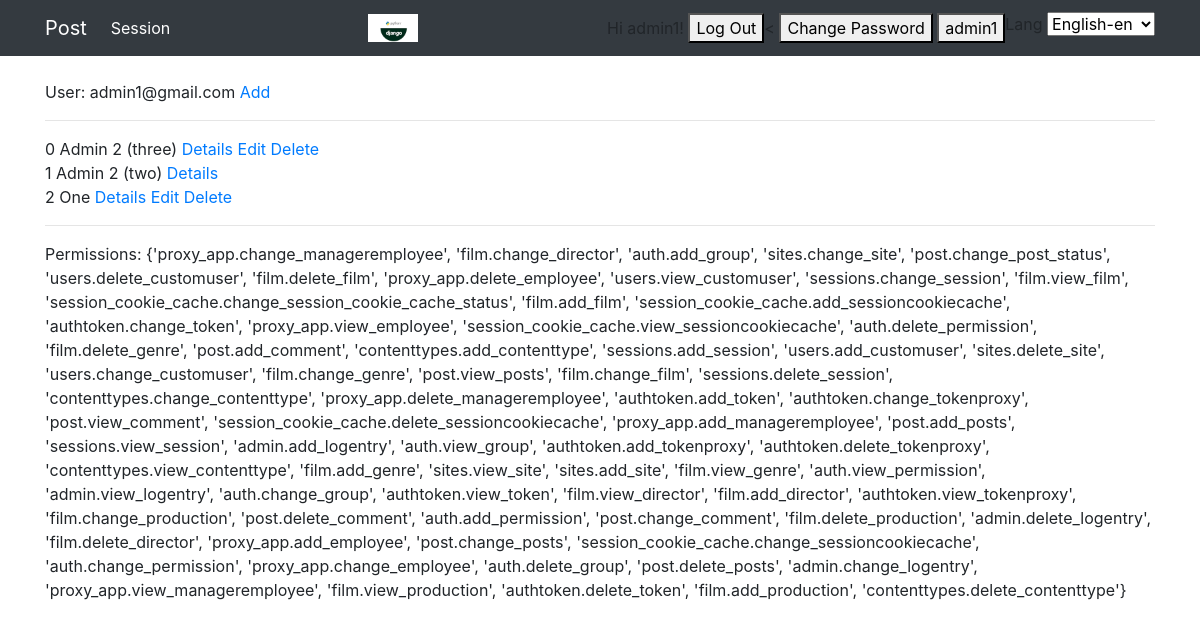
The page /en/post/list/ (signed in) on the database its author committed.
### users/models.py (models this page shows, shortened)
class CustomUser(AbstractBaseUser, PermissionsMixin):
    email = models.EmailField(_('Email'), unique=True)
    username = models.CharField(max_length=150, unique=True)
    name = models.CharField(null=True, blank=True, max_length=255)
    address = models.TextField(null=True, blank=True)
    phone = models.BigIntegerField(null=True, blank=True)
    is_admin = models.BooleanField(default=False)
    is_active = models.BooleanField(default=True)
    is_staff = models.BooleanField(default=False)
    is_superuser = models.BooleanField(default=False)
    last_login = models.DateTimeField(_('last login'), blank=True, null=True)
    date_joined = models.DateTimeField(_('date joined'), default=timezone.now)
    objects = CustomUserManager()
    USERNAME_FIELD = 'email'
    REQUIRED_FIELDS = ['username']

### post/models.py (models this page shows, shortened)
class Posts(Common):
    user = models.ForeignKey(User, on_delete=models.RESTRICT, related_name='post', related_query_name='pq')
    name = models.CharField(max_length=30)
    email = models.EmailField(max_length=254)
    message = models.CharField(max_length=2000)
    test_count = models.IntegerField(null=True, blank=True)
    phone = models.CharField(max_length=2000, blank=True, null=True)
    photo = models.ImageField(upload_to=file_upload, blank=True, null=True)
    likes = models.ManyToManyField(User, related_name='like_post')
    dislikes = models.ManyToManyField(User, related_name='dislike_post')
    views = models.ManyToManyField(User, related_name='view_post')
    created_by = models.ForeignKey(User, on_delete=models.CASCADE, related_name='created_post', null=True)
    updated_by = models.ForeignKey(User, on_delete=models.CASCADE, related_name='updated_post', null=True)
    obj = models.Manager()
    custom = CustomManager()
    class Meta:
        permissions = [
            ("change_post_status", "Can change the status of posts")
        ]
        ordering = ('-id', )
        verbose_name_plural = "Posts"
    def get_absolute_url(self):
        return reverse('post:details', kwargs={'id': self.id})
    def get_update_url(self):
        return reverse('post:update', kwargs={'id': self.id})
    def get_delete_url(self):
        return reverse('post:delete', kwargs={'id': self.id})

### post/views.py (the view)
# urls.py: path('list/', PostListView.as_view(), name='list'),
class PostListView(PermissionRequiredMixin, ListView):
    permission_required = 'post.view_posts'
    raise_exception = False
    permission_denied_message = 'Permissin not set yet!'
    model = Posts
    template_name = "post/list.html"
    context_object_name = 'posts'
    queryset = None
    paginate_by = 5
    ordering = ['-id']
    def get_queryset(self):
        Posts.obj.filter(user=self.request.user, is_active=True)
        return Posts.obj.filter(is_active=True)
    def get_context_data(self, **kwargs):
        from django.apps import apps as djagno_apps
        print(djagno_apps.get_app_configs())
        print(djagno_apps.get_app_config('post'))
        print(djagno_apps.get_model('post', 'posts', require_ready=True))
        print(djagno_apps.ready)
        print(djagno_apps.is_installed('posts'))
        data = super().get_context_data(**kwargs)
        data['page_title'] = 'List'
        return data

### post/templates/post/list.html (shortened to what this page needs)
{% extends 'base.html' %}
{% load i18n %}
{% block content %}
    User: {{user.get_username}}
    {% if perms.post.add_posts %}
        <a href="{% url 'post:add' %}">{% trans "Add" %}</a> <br>
        {% endif %}
    <hr>
    {% for details in posts %}
        {{forloop.counter0}} {{details.name|capfirst}}
            {% if perms.post.view_posts %}
                <a href="{{ details.get_absolute_url }}">{% trans "Details" %}</a>
                {% endif %}
            {% if perms.post.change_posts and request.user.id == details.user_id %}
                <a href="{{ details.get_update_url }}">{% trans "Edit" %}</a>
                {% endif %}
            {% if perms.post.delete_posts and request.user.id == details.user_id %}
                <a href="{{ details.get_delete_url }}">{% trans "Delete" %}</a>
                {% endif %}
            <br>
    {% empty %}
        {% trans "Sorry, no athletes in this list." %}
    {% endfor %}
    <hr>
    {% trans "Permissions" %}: {% if perms.post %} {{ perms.post }} {% else %} 'No permission set' {% endif %}<br>
{% endblock %}

### templates/base.html (shortened to what this page needs)
{% load static %}
{% load i18n %}
<!DOCTYPE html>
<html lang="en">
<head>
    {% block css %}
    <link rel="stylesheet" href="https://stackpath.bootstrapcdn.com/bootstrap/4.3.1/css/bootstrap.min.css">
    {% endblock %}
</head>
<body>
    <nav class="navbar navbar-expand-lg navbar-dark bg-dark">
        <div class="container">
            {% if perms.post %}
            <a class="navbar-brand" href="{% url 'post:list' %}">Post</a>
            {% endif %}
            {% if perms.session_cookie_cache %}
            <div class="collapse navbar-collapse">
                <ul class="navbar-nav mr-auto">
                    <li class="nav-item active">
                        <a class="nav-link" href="{% url 'session_cookie_cache:list' %}">Session</a>
                    </li>
                </ul>
            </div>
            {% endif %}
            <div class="collapse navbar-collapse">
                  <img style="width: 50px;" src="{% static 'images/django.png' %}" alt="Django">
            </div>
            <div>
                {% if user.is_authenticated %}
                    Hi {{ user.username }}!
                    <a href="{% url 'users:logout' %}"><button>Log Out</button></a><
                    <a href="{% url 'users:password_change' %}"><button>Change Password</button></a>
                    <a href="{% url 'users:profile' %}"><button>{{user.username}}</button></a>
                {% else %}
                <a href="{% url 'users:signup' %}"><button>Sign Up</button></a>
                <a href="{% url 'users:login' %}"><button>Login</button></a>
                <a href="{% url 'users:password_reset' %}"><button>Reset Password</button></a>
                {% endif %}
            </div>
            {% get_available_languages as languages %}
            <label for="">Lang
                <select id="language">
                    {% for lang_code, lang_name in languages %}
                    {% language lang_code %}
                    <option>
                        <a href="{{lang_code}}">{{ lang_name }}-{{lang_code}}</a>
                    </option>
                    {% endlanguage %}
                    {% endfor %}
                </select>
            </label>
        </div>
    </nav>
    <div class="container mt-4">
        {% block content %}
        {% endblock %}
    </div>
    {% block js %}
    </body>
    {% endblock %}

### rows shown on the page
CustomUser: username "admin1", get_username "admin1@gmail.com", post "{'proxy_app.change_manageremployee', 'film.change_director', 'auth.add_group', 'sites.change_site', 'post.change_post_status', 'users.delete_customuser', 'film.delete_film', 'proxy_app.delete_employee', 'users.view_customuser', 'sessions.change_session', 'film.view_film', 'session_cookie_cache.change_session_cookie_cache_status', 'film.add_film', 'session_cookie_cache.add_sessioncookiecache', 'authtoken.change_token', 'proxy_app.view_employee', 'session_cookie_cache.view_sessioncookiecache', 'auth.delete_permission', 'film.delete_genre', 'post.add_comment', 'contenttypes.add_contenttype', 'sessions.add_session', 'users.add_customuser', 'sites.delete_site', 'users.change_customuser',…"
Posts: name "Admin 2 (three)"
Posts: name "Admin 2 (two)"
Posts: name "One"
